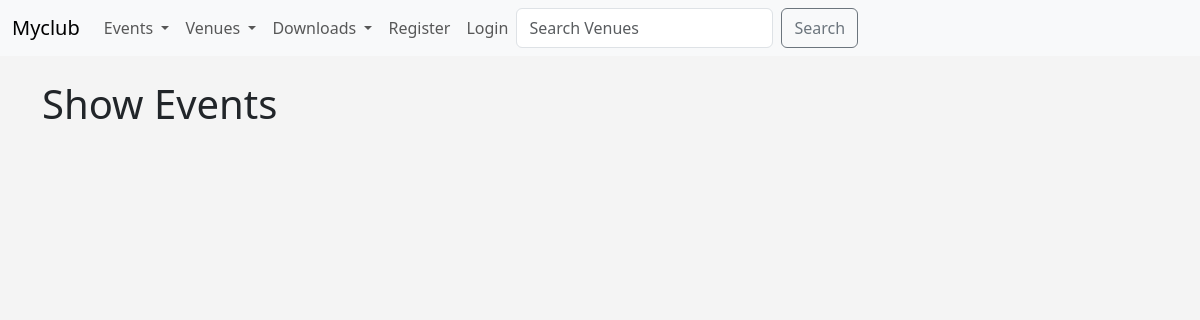
The page /show_event/9 on the database as committed earlier.
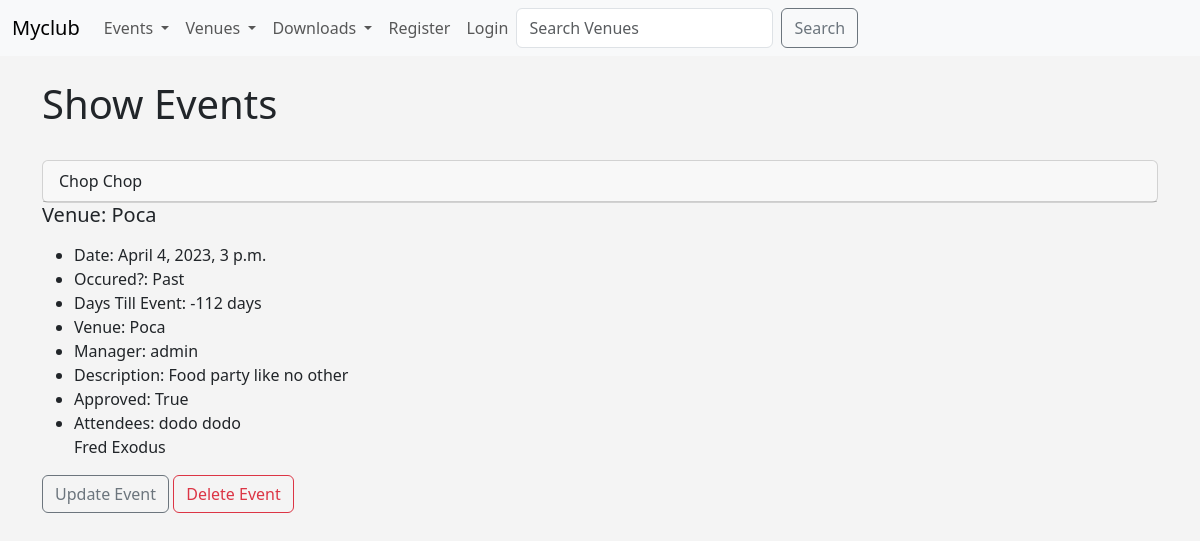
The same page on the database as committed later.
### events/models.py (models this page shows)
class Events(models.Model):
    name = models.CharField('Event name', max_length=100)
    event_date = models.DateTimeField('Event date')
    venue = models.ForeignKey(Venue, blank=True, null=True, on_delete=models.CASCADE)
    manager = models.ForeignKey(User, blank=True, null=True, on_delete=models.SET_NULL)
    description = models.TextField(blank=True)
    attendees = models.ManyToManyField(MyClubUsers, blank=True)
    approved = models.BooleanField('Approved', default=False)
    def __str__(self):
        return self.name
    @property
    def Days_till(self):
        today = date.today()
        days_till = self.event_date.date() - today
        days_till_stripped = str(days_till).split(",",1)[0]
        return days_till_stripped
    @property
    def Is_Valid(self):
        today = date.today()
        if self.event_date.date() < today:
            event = "Past"
        else:
            event = "Still Valid"
        return event

class Venue(models.Model):
    name = models.CharField('Venue name', max_length=100)
    address = models.CharField('Address', max_length=150,)
    phone = models.IntegerField('Contact Phone', max_length=15)
    email_address = models.EmailField('Email Address', max_length=25)
    owner = models.IntegerField('Venue Owner', blank=False, default=1)
    venue_img = models.ImageField(null=True, blank=True, upload_to="images/")
    def __str__(self):
        return self.name

class MyClubUsers(models.Model):
    first_name = models.CharField('First Name', max_length=30)
    last_name = models.CharField('Last Name', max_length=30)
    email_address = models.EmailField('Email', max_length=25)
    phone = models.CharField(max_length=15)
    def __str__(self):
        return self.first_name + ' ' + self.last_name

### events/views.py (the view)
# urls.py: path('show_event/<event_id>', views.show_event, name='show_event'),
def show_event(request, event_id):
    event = Events.objects.get(id=event_id)
    return render(request, 'events/show_event.html', {'event': event})

### events/templates/events/show_event.html (shortened to what this page needs)
<!DOCTYPE html>
<html lang="en">
<head>
</head>
<body>
  {% extends 'events/base.html' %}
    {% block content %}
         <h1> Show Events</h1>
            <br>
    {% if event.approved %}
    <div class="card">
       <div class="card-header">
        {{ event}}
        </div>
    </div>
    <div class="card-body">
          <h5 class="card-title">Venue: {{ event.venue }}</h5>
          <p class="card-text">
            <ul>
        <li>Date: {{ event.event_date }}</li>
        <li>Occured?: {{ event.Is_Valid }} </li>
        <li>Days Till Event: {{ event.Days_till }} </li>
        <li>Venue: {{ event.venue }}</li>
        <li>Manager: {{ event.manager }}</li>
        <li>Description: {{ event.description }}</li>
        <li>Approved: {{ event.approved }} </li>
        <li>Attendees:
        {% for user in event.attendees.all %}
            {{ user }}<br>
        {% endfor %}
        </li>
        </ul>
        </p>
    </div>
        <div class="card-footer text-muted">
            <a href="{% url 'update-event' event.id %}" class="btn btn-outline-secondary btn-sn">Update Event</a>
            <a href="{% url 'delete-event' event.id %}" class="btn btn-outline-danger btn-sn">Delete Event</a>
        </div>
    {% endif %}
    {% endblock %}

Rows that differ between the two databases and show on the page:
now on this page (row edited): Events: name "Chop Chop", venue "Poca", event_date "April 4, 2023, 3 p.m.", Is_Valid "Past", Days_till "-112 days", manager "admin", description "Food party like no other", approved "True"
changed Events: approved False → True (drawn)
now on this page (row unchanged): MyClubUsers: first_name+last_name "dodo dodo"
now on this page (row unchanged): MyClubUsers: first_name+last_name "Fred Exodus"
Other text that changed with them:
text now shown: "Venue: Date: Occured?: Days Till Event: Venue: Manager: Description: Approved: Attendees: Update Event Delete Event"
